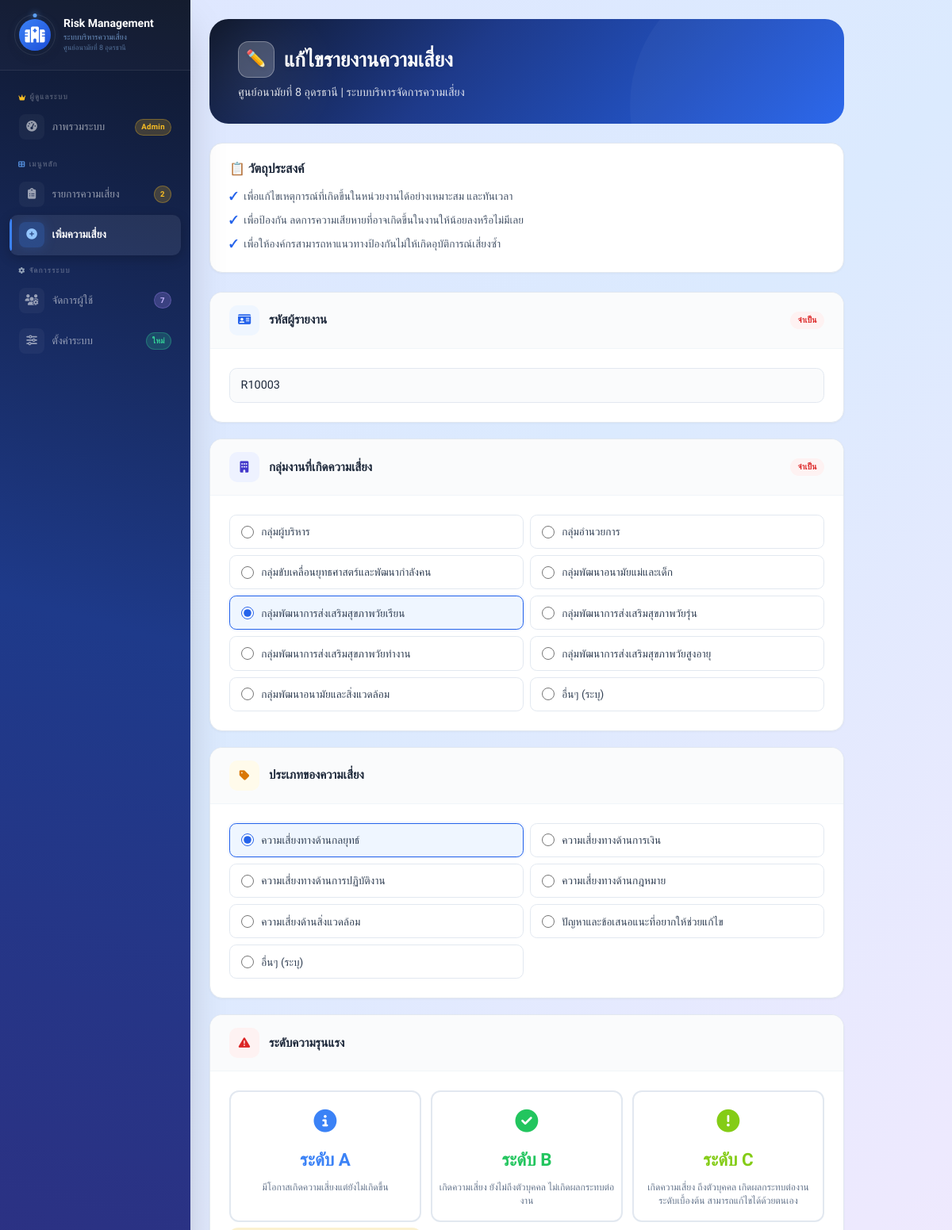
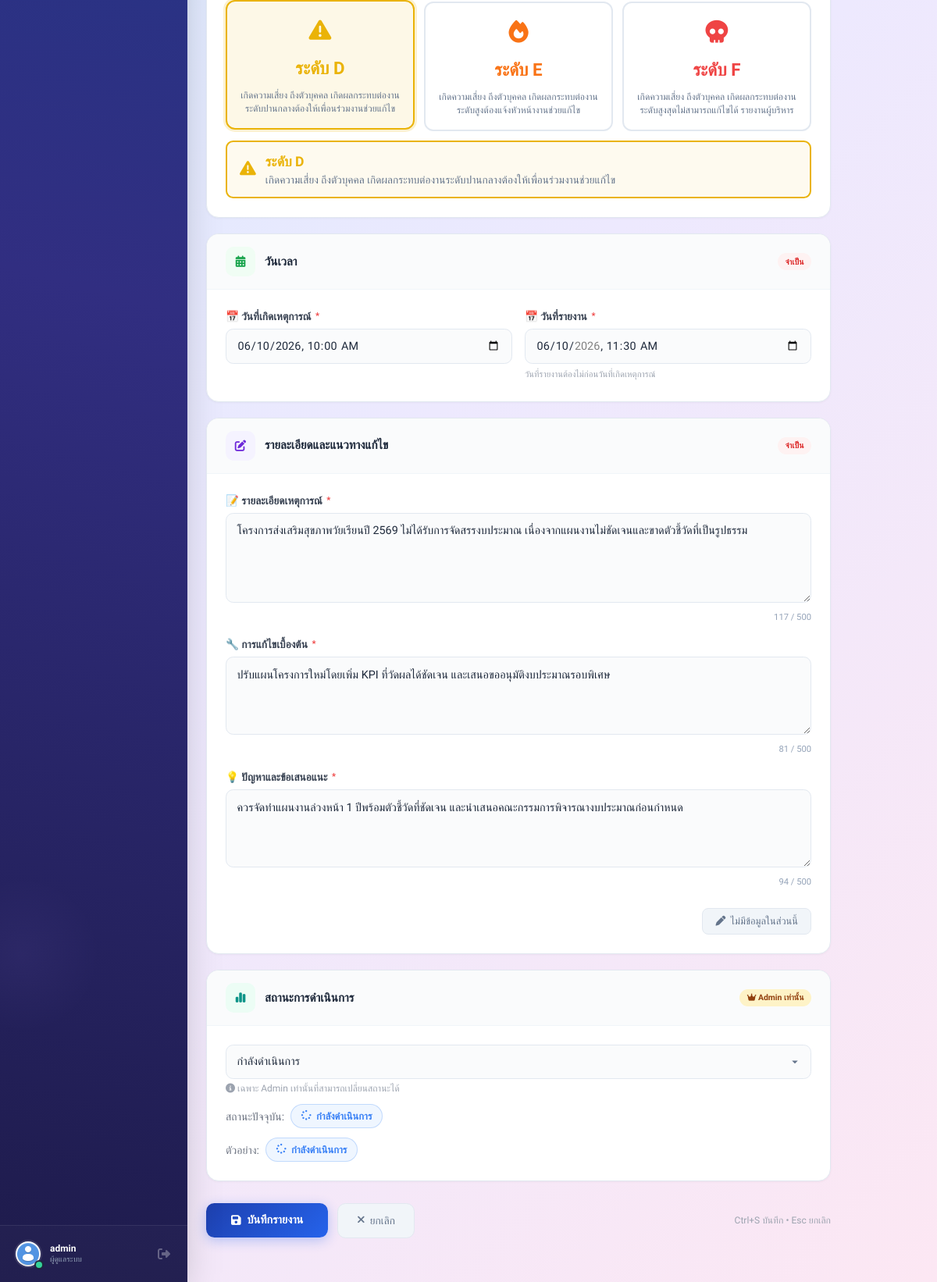
The page /risk_form.php?id=2 (signed in) on the database its author committed (2 pictures, top to bottom).
### tables this page shows
CREATE TABLE risks (
    id INT AUTO_INCREMENT PRIMARY KEY,
    user_id INT NOT NULL,
    reporter_code VARCHAR(50) NOT NULL COMMENT 'รหัสผู้รายงาน',
    unit VARCHAR(100) NOT NULL COMMENT 'กลุ่มงาน/หน่วยงาน',
    unit_other VARCHAR(100) DEFAULT NULL COMMENT 'หน่วยงานอื่นๆ (กรณีเลือกอื่นๆ)',
    risk_type VARCHAR(100) NOT NULL COMMENT 'ประเภทความเสี่ยง',
    risk_type_other VARCHAR(100) DEFAULT NULL COMMENT 'ประเภทความเสี่ยงอื่นๆ',
    severity VARCHAR(50) NOT NULL COMMENT 'ระดับความรุนแรง (A-F)',
    severity_other VARCHAR(100) DEFAULT NULL COMMENT 'ระดับความรุนแรงอื่นๆ',
    event_datetime DATETIME NOT NULL COMMENT 'วันที่เกิดเหตุการณ์',
    report_datetime DATETIME NOT NULL COMMENT 'วันที่รายงาน',
    detail TEXT NOT NULL COMMENT 'รายละเอียดเหตุการณ์',
    initial_solution TEXT NOT NULL COMMENT 'แนวทางแก้ไขเบื้องต้น',
    suggestion TEXT NOT NULL COMMENT 'ข้อเสนอแนะ',
    status VARCHAR(255) DEFAULT 'ยังไม่ดำเนินการ' COMMENT 'สถานะการดำเนินการ',
    consent TINYINT(1) DEFAULT 0 COMMENT '0=ยังไม่ยินยอม, 1=ยินยอมแล้ว',
    consent_at DATETIME DEFAULT NULL COMMENT 'วันที่ให้ความยินยอม',
    created_at TIMESTAMP DEFAULT CURRENT_TIMESTAMP,
    updated_at TIMESTAMP DEFAULT CURRENT_TIMESTAMP ON UPDATE CURRENT_TIMESTAMP,
    KEY idx_user_id (user_id),
    KEY idx_status (status),
    KEY idx_risk_type (risk_type),
    KEY idx_severity (severity),
    KEY idx_unit (unit),
    FOREIGN KEY (user_id) REFERENCES users(id) ON DELETE CASCADE
);

### risk_form.php (the view, shortened to what the rows shown need)
<?php
require_once 'config/db.php';
require_once 'includes/functions.php';
$id = $_GET['id'] ?? null;
$risk = null;
$is_editable = true;
if ($id) {
    $stmt = $pdo->prepare("SELECT * FROM risks WHERE id = ?");
    $stmt->execute([$id]);
    $risk = $stmt->fetch();
}
$units = [
    'กลุ่มผู้บริหาร',
    'กลุ่มอำนวยการ',
    'กลุ่มขับเคลื่อนยุทธศาสตร์และพัฒนากำลังคน',
    'กลุ่มพัฒนาอนามัยแม่และเด็ก',
    'กลุ่มพัฒนาการส่งเสริมสุขภาพวัยเรียน',
    'กลุ่มพัฒนาการส่งเสริมสุขภาพวัยรุ่น',
    'กลุ่มพัฒนาการส่งเสริมสุขภาพวัยทำงาน',
    'กลุ่มพัฒนาการส่งเสริมสุขภาพวัยสูงอายุ',
    'กลุ่มพัฒนาอนามัยและสิ่งแวดล้อม'
];
$types = [
    'ความเสี่ยงทางด้านกลยุทธ์',
    'ความเสี่ยงทางด้านการเงิน',
    'ความเสี่ยงทางด้านการปฏิบัติงาน',
    'ความเสี่ยงทางด้านกฎหมาย',
    'ความเสี่ยงด้านสิ่งแวดล้อม',
    'ปัญหาและข้อเสนอแนะที่อยากให้ช่วยแก้ไข'
];
$statuses = [
    'ยังไม่ดำเนินการ' => ['color' => '#6b7280', 'bg' => '#f3f4f6', 'icon' => 'fa-clock', 'label' => 'ยังไม่ดำเนินการ'],
    'กำลังดำเนินการ' => ['color' => '#3b82f6', 'bg' => '#eff6ff', 'icon' => 'fa-spinner', 'label' => 'กำลังดำเนินการ'],
    'ดำเนินการแล้ว' => ['color' => '#22c55e', 'bg' => '#f0fdf4', 'icon' => 'fa-check-circle', 'label' => 'ดำเนินการแล้ว'],
    'ยุติ' => ['color' => '#ef4444', 'bg' => '#fef2f2', 'icon' => 'fa-ban', 'label' => 'ยุติ']
];
$event_datetime  = $risk ? date('Y-m-d\TH:i', strtotime($risk['event_datetime'] ?? 'now')) : date('Y-m-d\TH:i');
$report_datetime = $risk ? date('Y-m-d\TH:i', strtotime($risk['report_datetime'] ?? 'now')) : date('Y-m-d\TH:i');
if ($id) {
    $reporter_code = $risk['reporter_code'] ?? '';
} else {
    $stmt = $pdo->prepare("SELECT reporter_code FROM users WHERE id = ?");
    $stmt->execute([$_SESSION['user_id']]);
    $user = $stmt->fetch();
    $reporter_code = $user['reporter_code'] ?? '';
}
?>
<?php include 'includes/header.php'; ?>
<div class="flex h-screen">
    <?php include 'includes/sidebar.php'; ?>
    <div class="flex-1 p-4 md:p-6 overflow-y-auto">
        <div class="form-container">
            <div class="form-header">
                <h2>
                    <span class="icon-circle"><?= $id ? '✏️' : '➕' ?></span>
                    <?= $id ? 'แก้ไขรายงานความเสี่ยง' : 'เพิ่มรายงานความเสี่ยง' ?>
                </h2>
            </div>
            <form id="riskForm" method="POST" action="action.php?action=save_risk">
                <div class="form-card animate-in">
                    <div class="card-body">
                        <input type="text" name="reporter_code" id="reporter_code" value="<?= htmlspecialchars($reporter_code) ?>"
                            class="form-input" placeholder="เช่น R10001 (รหัสผู้รายงาน)" required <?= !$is_editable ? 'disabled' : '' ?>>
                    </div>
                </div>
                <div class="form-card animate-in">
                    <div class="card-body">
                        <div class="radio-grid" id="unit-group">
                            <?php foreach ($units as $u): ?>
                                <label class="radio-card">
                                    <input type="radio" name="unit" value="<?= $u ?>" <?= (($risk['unit'] ?? '') == $u) ? 'checked' : '' ?> required <?= !$is_editable ? 'disabled' : '' ?>>
                                    <span class="radio-label"><?= $u ?></span>
                                </label>
                            <?php endforeach; ?>
                            <label class="radio-card">
                                <input type="radio" name="unit" value="อื่นๆ" <?= (($risk['unit'] ?? '') == 'อื่นๆ') ? 'checked' : '' ?> <?= !$is_editable ? 'disabled' : '' ?>>
                                <span class="radio-label">อื่นๆ (ระบุ)</span>
                            </label>
                        </div>
                    </div>
                </div>
                <div class="form-card animate-in">
                    <div class="card-body">
                        <div class="radio-grid" id="risk_type-group">
                            <?php foreach ($types as $t): ?>
                                <label class="radio-card">
                                    <input type="radio" name="risk_type" value="<?= $t ?>" <?= (($risk['risk_type'] ?? '') == $t) ? 'checked' : '' ?> <?= !$is_editable ? 'disabled' : '' ?>>
                                    <span class="radio-label"><?= $t ?></span>
                                </label>
                            <?php endforeach; ?>
                            <label class="radio-card">
                                <input type="radio" name="risk_type" value="อื่นๆ" <?= (($risk['risk_type'] ?? '') == 'อื่นๆ') ? 'checked' : '' ?> <?= !$is_editable ? 'disabled' : '' ?>>
                                <span class="radio-label">อื่นๆ (ระบุ)</span>
                            </label>
                        </div>
                    </div>
                </div>
                <div class="form-card animate-in">
                    <div class="card-body">
                        <div class="grid grid-cols-1 md:grid-cols-2 gap-4">
                            <div>
                                <label class="form-label">📅 วันที่เกิดเหตุการณ์ <span class="required">*</span></label>
                                <input type="datetime-local" id="event_datetime" name="event_datetime"
                                    value="<?= $event_datetime ?>"
                                    class="form-input" required <?= !$is_editable ? 'disabled' : '' ?>>
                            </div>
                            <div>
                                <label class="form-label">📅 วันที่รายงาน <span class="required">*</span></label>
                                <input type="datetime-local" id="report_datetime" name="report_datetime"
                                    value="<?= $report_datetime ?>"
                                    class="form-input" required <?= !$is_editable ? 'disabled' : '' ?>>
                                <small class="text-gray-400" style="font-size: 0.7rem;">วันที่รายงานต้องไม่ก่อนวันที่เกิดเหตุการณ์</small>
                            </div>
                        </div>
                    </div>
                </div>
                <div class="form-card animate-in">
                    <div class="card-body space-y-4">
                        <div>
                            <label class="form-label">📝 รายละเอียดเหตุการณ์ <span class="required">*</span></label>
                            <textarea name="detail" id="detail" rows="4" class="form-input" required
                                placeholder="อธิบายรายละเอียดเหตุการณ์ที่เกิดขึ้น..." <?= !$is_editable ? 'disabled' : '' ?>><?= htmlspecialchars($risk['detail'] ?? '') ?></textarea>
                            <div class="char-counter" id="detail-counter">0 / 500</div>
                        </div>
                        <div>
                            <label class="form-label">🔧 การแก้ไขเบื้องต้น <span class="required">*</span></label>
                            <textarea name="initial_solution" id="initial_solution" rows="3" class="form-input" required
                                placeholder="ระบุการแก้ไขเบื้องต้นที่ได้ดำเนินการ..." <?= !$is_editable ? 'disabled' : '' ?>><?= htmlspecialchars($risk['initial_solution'] ?? '') ?></textarea>
                            <div class="char-counter" id="solution-counter">0 / 500</div>
                        </div>
                        <div>
                            <label class="form-label">💡 ปัญหาและข้อเสนอแนะ <span class="required">*</span></label>
                            <textarea name="suggestion" id="suggestion" rows="3" class="form-input" required
                                placeholder="ปัญหาและข้อเสนอแนะที่อยากให้ช่วยแก้ไข..." <?= !$is_editable ? 'disabled' : '' ?>><?= htmlspecialchars($risk['suggestion'] ?? '') ?></textarea>
                            <div class="char-counter" id="suggestion-counter">0 / 500</div>
                        </div>
                    </div>
                </div>
                <?php if ($is_admin || !$id): ?>
                    <div class="form-card animate-in">
                        <div class="card-body">
                            <?php if ($is_editable): ?>
                                <?php if (!empty($risk['status'])): ?>
                                    <?php
                                    $currentStatus = $risk['status'];
                                    $statusInfo = $statuses[$currentStatus] ?? null;
                                    if ($statusInfo):
                                    ?>
                                        <div class="mt-3 flex items-center gap-2">
                                            <span class="text-sm text-gray-500">สถานะปัจจุบัน:</span>
                                            <span class="status-badge" style="background:<?= $statusInfo['bg'] ?>; color:<?= $statusInfo['color'] ?>; border:1px solid <?= $statusInfo['color'] ?>40;">
                                                <i class="fas <?= $statusInfo['icon'] ?>"></i>
                                                <?= $statusInfo['label'] ?>
                                            </span>
                                        </div>
                                    <?php endif; ?>
                                <?php endif; ?>
                            <?php endif; ?>
                        </div>
                    </div>
                <?php else: ?>
                    <input type="hidden" name="status" value="<?= htmlspecialchars($risk['status'] ?? 'ยังไม่ดำเนินการ') ?>">
                <?php endif; ?>
            </form>
        </div>
    </div>
</div>
<?php include 'includes/footer.php'; ?>

### rows shown on the page
risks: reporter_code "R10003", unit "☐ กลุ่มผู้บริหาร", unit "☐ กลุ่มอำนวยการ", unit "☐ กลุ่มขับเคลื่อนยุทธศาสตร์และพั", unit "☐ กลุ่มพัฒนาอนามัยแม่และเด็ก", unit "☑ กลุ่มพัฒนาการส่งเสริมสุขภาพวัย", unit "☐ กลุ่มพัฒนาการส่งเสริมสุขภาพวัย", unit "☐ กลุ่มพัฒนาอนามัยและสิ่งแวดล้อม", unit "☐ อื่นๆ (ระบุ)", risk_type "☑ ความเสี่ยงทางด้านกลยุทธ์", risk_type "☐ ความเสี่ยงทางด้านการเงิน", risk_type "☐ ความเสี่ยงทางด้านการปฏิบัติงาน", risk_type "☐ ความเสี่ยงทางด้านกฎหมาย", risk_type "☐ ความเสี่ยงด้านสิ่งแวดล้อม", risk_type "☐ ปัญหาและข้อเสนอแนะที่อยากให้ช่", risk_type "☐ อื่นๆ (ระบุ)", event_datetime "06/10/2026 10:00", report_datetime "06/10/2026 11:30", detail "โครงการส่งเสริมสุขภาพวัยเรียนปี 2569 ไม่ได้รับการจัดสรรงบประมาณ เนื่องจากแผนงานไม่ชัดเจนและขาดตัวชี้วัดที่เป็นรูปธรรม", initial_solution "ปรับแผนโครงการใหม่โดยเพิ่ม KPI ที่วัดผลได้ชัดเจน และเสนอขออนุมัติงบประมาณรอบพิเศษ", suggestion "ควรจัดทำแผนงานล่วงหน้า 1 ปีพร้อมตัวชี้วัดที่ชัดเจน และนำเสนอคณะกรรมการพิจารณางบประมาณก่อนกำหนด", status "กำลังดำเนินการ"

### other values the page prints
$site_name "Risk Management"
$site_description "ระบบบริหารความเสี่ยง"
$site_organization "ศูนย์อนามัยที่ 8 อุดรธานี"
$pending_risk_count "2"
$user_count "7"
$_SESSION['username'] "admin"
$u "กลุ่มผู้บริหาร"
$u "กลุ่มอำนวยการ"
$u "กลุ่มขับเคลื่อนยุทธศาสตร์และพัฒนากำลังคน"
$u "กลุ่มพัฒนาอนามัยแม่และเด็ก"
$u "กลุ่มพัฒนาการส่งเสริมสุขภาพวัยเรียน"
$u "กลุ่มพัฒนาการส่งเสริมสุขภาพวัยรุ่น"
$u "กลุ่มพัฒนาการส่งเสริมสุขภาพวัยทำงาน"
$u "กลุ่มพัฒนาการส่งเสริมสุขภาพวัยสูงอายุ"
$u "กลุ่มพัฒนาอนามัยและสิ่งแวดล้อม"
